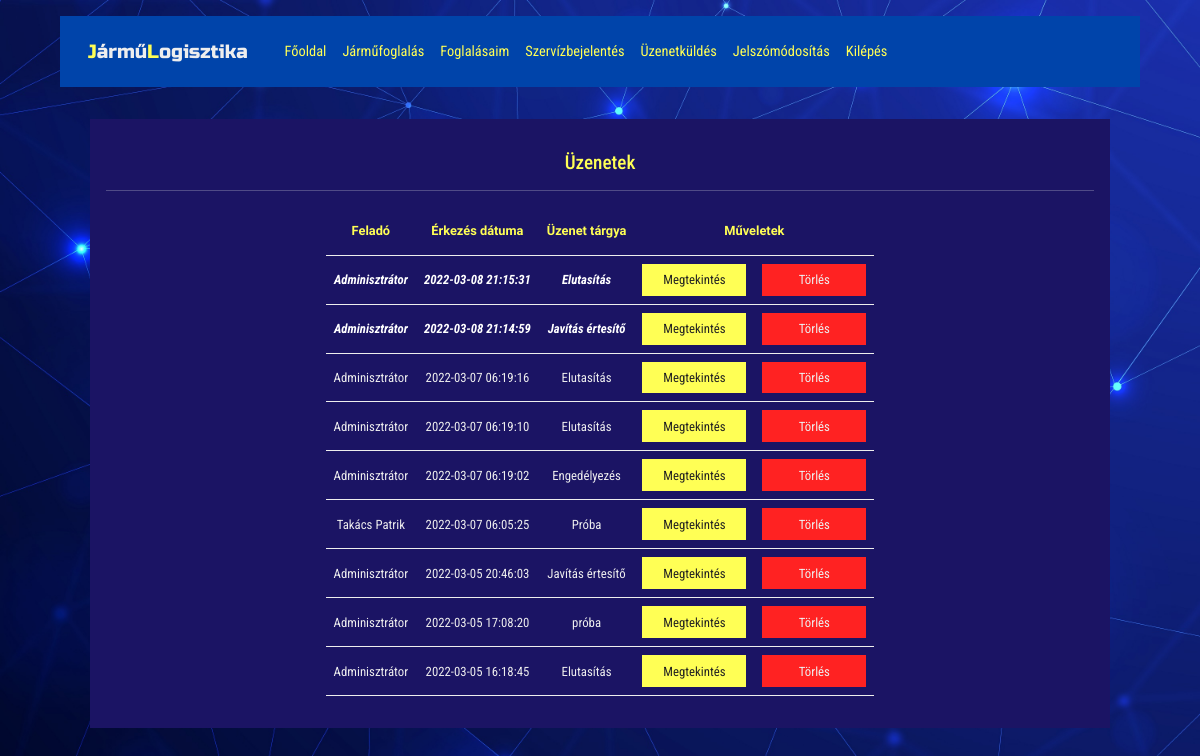
Screenshot of /messages.php (signed in) with the database file from the repository.
### tables this page shows
CREATE TABLE `messages` (
  `messID` int(10) NOT NULL,
  `userID` int(10) NOT NULL,
  `senderID` varchar(100) NOT NULL,
  `sent_date` datetime NOT NULL,
  `subject` varchar(100) NOT NULL,
  `message` longtext NOT NULL,
  `viewed` tinyint(1) NOT NULL
);

CREATE TABLE `users` (
  `userID` int(10) NOT NULL,
  `username` varchar(30) NOT NULL,
  `password` varchar(255) NOT NULL,
  `name` varchar(100) NOT NULL,
  `email` varchar(100) NOT NULL,
  `telnumber` varchar(30) NOT NULL,
  `licence` char(1) NOT NULL,
  `activeUser` tinyint(1) NOT NULL
);

### messages.php (the view, shortened to what this page needs)
<?php
require './views/header.phtml';
require './connection.php';
if ($_SESSION['licence'] == "A") {
    require './views/adminmenu.phtml';
} else {
    require './views/menu.phtml';
}
$statement_m = $conn->prepare("SELECT * FROM messages WHERE userID = ? ORDER BY sent_date DESC");
$statement_m->execute([$_SESSION['id']]);
$messages = $statement_m->fetchAll(PDO::FETCH_ASSOC);
?>
<div class="workContainer">
    <h2>Üzenetek</h2>
    <hr>
    <table>
        <thead>
            <tr>
                <th>Feladó</th>
                <th>Érkezés dátuma</th>
                <th>Üzenet tárgya</th>
                <th colspan="2">Műveletek</th>
            </tr>
        </thead>
        <?php foreach ($messages as $message) : ?>
            <?php
            $sender = $message["senderID"];
            $statement_s = $conn->prepare("SELECT * FROM users WHERE userID = ?");
            $statement_s->execute([$sender]);
            $sendname = $statement_s->fetch(PDO::FETCH_ASSOC);
            ?>
            <tr>
                <td style="text-align: center;" <?php echo $message['viewed'] ?  '' : 'class="charBold"' ?>><?php echo $sendname["name"]; ?></td>
                <td style="text-align: center;" <?php echo $message['viewed'] ?  '' : 'class="charBold"' ?>><?php echo $message["sent_date"]; ?></td>
                <td style="text-align: center;" <?php echo $message['viewed'] ?  '' : 'class="charBold"' ?>><?php echo $message["subject"]; ?></td>
                <td style="text-align: center;"><?php echo '<a href="messview?messID=' . $message['messID'] . '" class="tableButtonEdit">Megtekintés</a>'; ?></td>
                <td style="text-align: center;"><?php echo '<a href="messdel?messID=' . $message['messID'] . '"class="tableButtonActive" onclick="return messdelete()">Törlés</a>'; ?></td>
            </tr>
        <?php endforeach ?>
    </table>
</div>
<?php require './views/footer.phtml'; ?>

### public/style.css (style rules this page uses)
:root { --bg-color: #1b1464; --bg-color2: #2818d3; --bg-menu-color: #04a; --bg-error-color: #f22; --bg-ok-color: #282; --bg-font-color: #dedede; --bg-input-color: #ff9; --bg-btn-color: #07c; --link-color: #ccc; --hover-link-color: #fff; --hover-btn-color: #04a; --char-color: #eee; --char-color2: #ff5; --char-dark-color: #222; }
* { margin: 0; padding: 0; box-sizing: border-box; text-decoration: none; list-style: none; transition: all .2s linear; }
body { background-image: url("/public/bckg.jpg"); background-size: cover; }
h2 { color: var(--char-color2); text-align: center; margin: 1rem; font-size: 1.2rem; font-family: 'Roboto Condensed', sans-serif; }
hr { color: var(--char-color); }
.charBold { font-weight: bold; color: var(--hover-link-color); font-style: italic; }
.workContainer { width: 85%; padding: 1rem; margin: 2rem auto 1rem auto; background-color: var(--bg-color); }
table { margin: 1rem auto; }
th { padding: 0.5rem; font-family: 'Signika', sans-serif; color: var(--char-color2); text-align: center; }
tr { padding: 0.5rem 1rem; border-bottom: 1px solid var(--char-color); font-family: 'Roboto Condensed', sans-serif; color: var(--char-color); height: 3rem; }
td { padding: 0.5rem 0.5rem; }
.tableButtonEdit { display: block; width: 6.5rem; text-align: center; text-decoration: none; padding: 0.4rem 0.6rem; background-color: var(--char-color2); color: var(--char-dark-color); }
.tableButtonActive { display: block; width: 6.5rem; text-align: center; text-decoration: none; padding: 0.4rem 0.6rem; background-color: var(--bg-error-color); color: var(--char-color); }
@media screen and (max-width: 1200px) { body { font-size: 80%; } }

### rows the page displays
messages: users.name "Adminisztrátor", sent_date "2022-03-08 21:15:31", subject "Elutasítás"
messages: users.name "Adminisztrátor", sent_date "2022-03-08 21:14:59", subject "Javítás értesítő"
messages: users.name "Adminisztrátor", sent_date "2022-03-07 06:19:16", subject "Elutasítás"
messages: users.name "Adminisztrátor", sent_date "2022-03-07 06:19:10", subject "Elutasítás"
messages: users.name "Adminisztrátor", sent_date "2022-03-07 06:19:02", subject "Engedélyezés"
messages: users.name "Takács Patrik", sent_date "2022-03-07 06:05:25", subject "Próba"
messages: users.name "Adminisztrátor", sent_date "2022-03-05 20:46:03", subject "Javítás értesítő"
messages: users.name "Adminisztrátor", sent_date "2022-03-05 17:08:20", subject "próba"
messages: users.name "Adminisztrátor", sent_date "2022-03-05 16:18:45", subject "Elutasítás"
